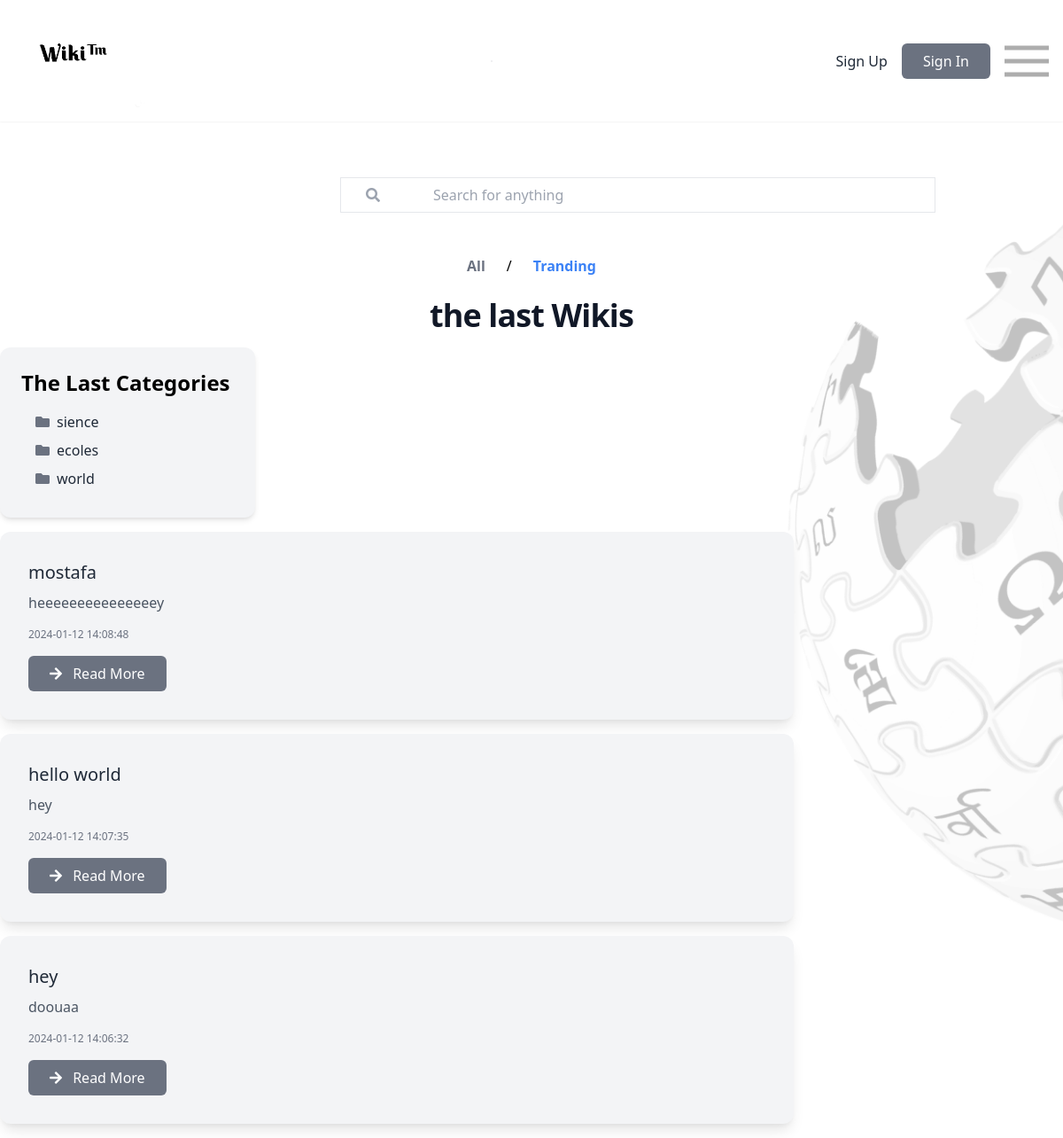
The page /views/index.php on the database its author committed.
### tables this page shows
CREATE TABLE `categories` (
  `id_Categorie` int NOT NULL,
  `name_Categorie` varchar(255) DEFAULT NULL
);

CREATE TABLE `wikis` (
  `idWiki` int NOT NULL,
  `name_Wiki` varchar(200) DEFAULT NULL,
  `contenu` varchar(1000) DEFAULT NULL,
  `date` timestamp NULL DEFAULT NULL,
  `statut` tinyint(1) DEFAULT NULL,
  `id` int DEFAULT NULL,
  `idCategorie` int DEFAULT NULL
);

### config/config.php (called while the page is built, shortened)
<?php
class Database {
    private static $instance;
    private $connection;
    private function __construct() {
        $this->connection = new PDO("mysql:host=localhost;dbname=wiki", "root","");
        $this->connection->setAttribute(PDO::ATTR_ERRMODE, PDO::ERRMODE_EXCEPTION);
    }
    public static function getInstance() {
        if (!self::$instance) {
            self::$instance = new Database();
        }
        return self::$instance;
    }
    public function getConnection() {
        return $this->connection;
    }
}

### Controllers/Home.php (called while the page is built, shortened)
<?php
require_once '../Models/Admin.php';
class WikisController{
    private $WikiModel;
    public function __construct(){
     $this->WikiModel= new WikiModel();
    }
    public function LastWikis() {
        $lastWikis = $this->WikiModel->getlastwiki();
        return $lastWikis;
    }
    public function LastCategories() {
        $lastCategories = $this->WikiModel->getlastCategory();
        return $lastCategories;
}
}
?>

### Models/Admin.php (called while the page is built, shortened)
<?php
require_once '../config/config.php';
class WikiModel{
    private $connection;
    public function __construct() {
        $this->connection = Database::getInstance()->getConnection();
    }
        public function getlastwiki() {
            try {
                $query = "SELECT * FROM wikis ORDER BY date DESC LIMIT 3";
                $stm = $this->connection->prepare($query);
                $stm->execute();
                $result = $stm->fetchAll(PDO::FETCH_ASSOC);
                return $result ?: [];
            } catch (PDOException $e) {
                echo $e->getMessage();
                return [];
            }}
        public function getlastCategory() {
            try {
                $query = "SELECT * FROM categories ORDER BY id_Categorie DESC LIMIT 3";
                $stm = $this->connection->prepare($query);
                $stm->execute();
                $result = $stm->fetchAll(PDO::FETCH_ASSOC);
                return $result ?: [];
            } catch (PDOException $e) {
                echo $e->getMessage();
                return [];
            }
        }
    }

### views/index.php (the view, shortened to what this page needs)
<?php
require_once '../Controllers/Home.php';
$wikiController = new WikisController();
$lastWikis = $wikiController->LastWikis();
$lastCategories = $wikiController->LastCategories();
?>
<!DOCTYPE html>
<html lang="en">
<head>
    <link href="https://cdn.jsdelivr.net/npm/tailwindcss@2.2.19/dist/tailwind.min.css" rel="stylesheet">
    <link rel="stylesheet" href="https://cdnjs.cloudflare.com/ajax/libs/font-awesome/5.15.3/css/all.min.css">
    <link rel="stylesheet" href="../public/css/style.css">
</head>
<body class="bg-no-repeat bg-right bg-fixed" style="background-image: url('../public/image/wikiii.png'); background-size: contain;">
    <div class="h-40">
        <div id="navbar" class="flex justify-between items-center bg-fixed bg-white p-4 shadow-sm">
            <img src="../public/image/logo.png" alt="logo" width="150px" height="100px">
            <div class="max-w-2xl flex space-x-4 border rounded-xl overflow-hidden">
            </div>
            <div class="flex items-center space-x-4">
                <a href="Register.php" class="text-gray-800 hover:text-gray-600">Sign Up</a>
                <a href="Register.php">
                    <button class="bg-gray-500 text-white px-6 py-2 rounded-md hover:bg-gray-700 transition duration-300">
                        Sign In
                    </button>
                </a>
                <img src="../public/image/menu.png" alt="burger_menu" id="iconMenu" class="text-2xl text-black cursor-pointer">
            </div>
        </div>
    </div>
    <div class="max-w-2xl px-4 h-10 flex space-x-8 border  overflow-hidden mt-10 mb-6 ml-96">
    <div class="flex items-center justify-center h-full w-10 bg-white">
        <i class="fas fa-search text-gray-400"></i>
    </div>
    <input type="text" placeholder="Search for anything" class="flex-1 h-full bg-white focus:outline-none px-4">
</div>
<div class="flex justify-center items-center mt-4">
    <a href="home.php" class="mr-2 px-4 py-2 mt-4 mb-4 font-bold text-gray-500 rounded">All</a>
    <span class="text-black">/</span>
    <a href="index.php" class="ml-2 px-4 py-2 mt-4 mb-4 font-bold text-blue-500 rounded">Tranding</a>
</div>
<h1 class="mb-4 text-4xl font-extrabold leading-none tracking-tight text-center text-gray-900 md:text-3xl lg:text-4xl dark:text-white">the last Wikis</h1>
<?php
echo '<div class="w-72 h-48 bg-gray-100 p-6 rounded-xl shadow-md mb-4">';
echo '<h1 class="text-2xl font-bold mb-4">The Last Categories</h1>';
foreach ($lastCategories as $category) {
    echo '<ul class="list-disc pl-4">';
    echo '<p class="mb-2 text-gray-800"><i class="fas fa-folder mr-2 text-gray-500"></i>' . $category['name_Categorie'] . '</p>';
    echo '</ul>';
}
echo '</div>';
foreach ($lastWikis as $wiki) {
    echo '<div class="flex max-w-4xl rounded-xl bg-gray-100 shadow-lg p-8 mb-4">';
    echo '<div class="flex flex-col justify-start">';
    echo '<h5 class="mb-2 text-xl font-medium text-gray-800">' . $wiki['name_Wiki'] . '</h5>';
    echo '<p class="mb-4 text-base text-gray-600">' . $wiki['contenu'] . '</p>';
    echo '<p class="text-xs text-gray-500">' . $wiki['date'] . '</p>';
    echo '<a href="#" class="mt-4 inline-block bg-gray-500 text-white px-6 py-2 rounded-md hover:bg-gray-700 transition duration-300 text-center">';
    echo '<i class="fas fa-arrow-right mr-2"></i> Read More</a>';
    echo '</div></div>';
}
?>
</body>
</html>

### rows shown on the page
categories: name_Categorie "sience"
categories: name_Categorie "ecoles"
categories: name_Categorie "world"
wikis: name_Wiki "mostafa", contenu "heeeeeeeeeeeeeeey", date "2024-01-12 14:08:48"
wikis: name_Wiki "hello world", contenu "hey", date "2024-01-12 14:07:35"
wikis: name_Wiki "hey", contenu "doouaa", date "2024-01-12 14:06:32"
